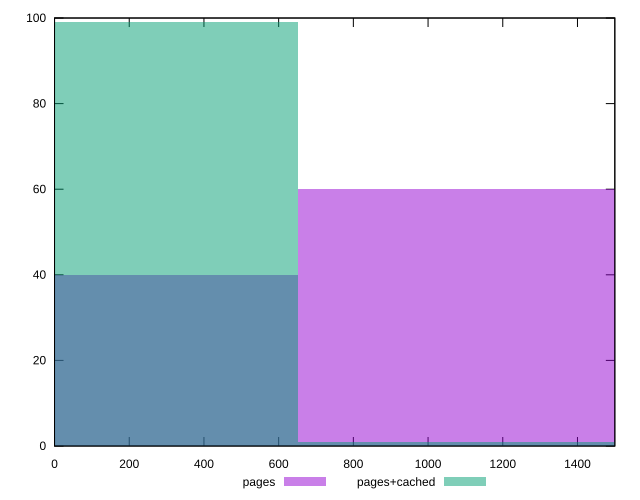

Recreate this plot in gnuplot.
reset

$pages <<EOF
1301.0672285460225 60
0 40
EOF

$pagesCached <<EOF
1301.0672285460225 1
0 99
EOF

set key outside below
set boxwidth 1301.0672285460225
set xrange [0:1500]
set yrange [0:100]
set trange [0:100]
set style fill transparent solid 0.5 noborder
set terminal svg size 640, 500 enhanced background rgb 'white'
set output "report_00011_2021-02-09T10:53:21.242Z/offscreen-images/comparison/histogram/0_vs_1.svg"

plot $pages title "pages" with boxes, \
     $pagesCached title "pages+cached" with boxes

reset
